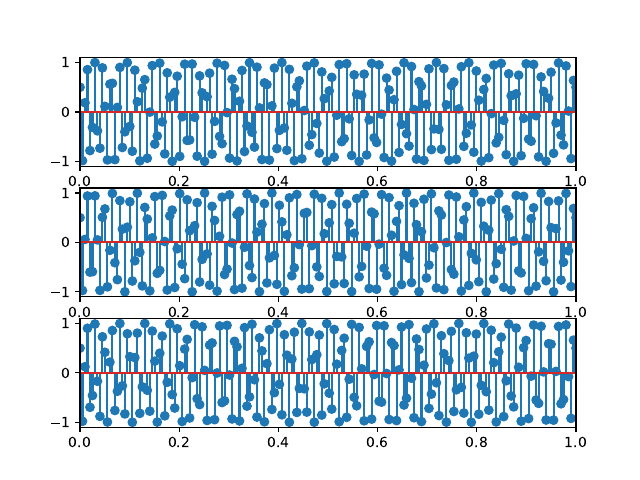

The script that saved this image:
import matplotlib.pyplot as plt
import numpy as np


t = np.linspace(0, 1, 200)
x = np.cos(520 * np.pi * t + np.pi/3)
y = np.cos(280 * np.pi * t - np.pi/3)
z = np.cos(120 * np.pi * t + np.pi/3)

fig, axs = plt.subplots(3)
axs[0].stem(t, x)
axs[1].stem(t, y)
axs[2].stem(t, z)

for ax in axs.flat:
    ax.set_xlim([0,1])
plt.savefig("ex1_c.pdf")
plt.show()